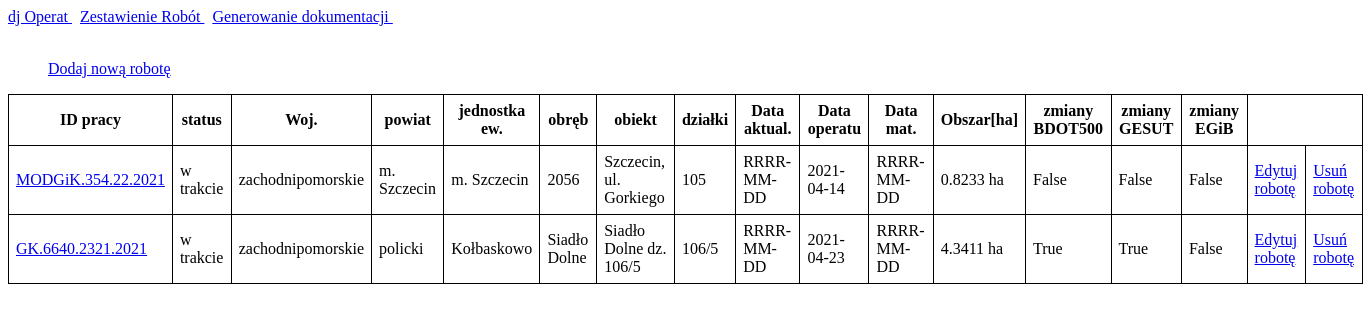
The app's page /zestawienie, older data.
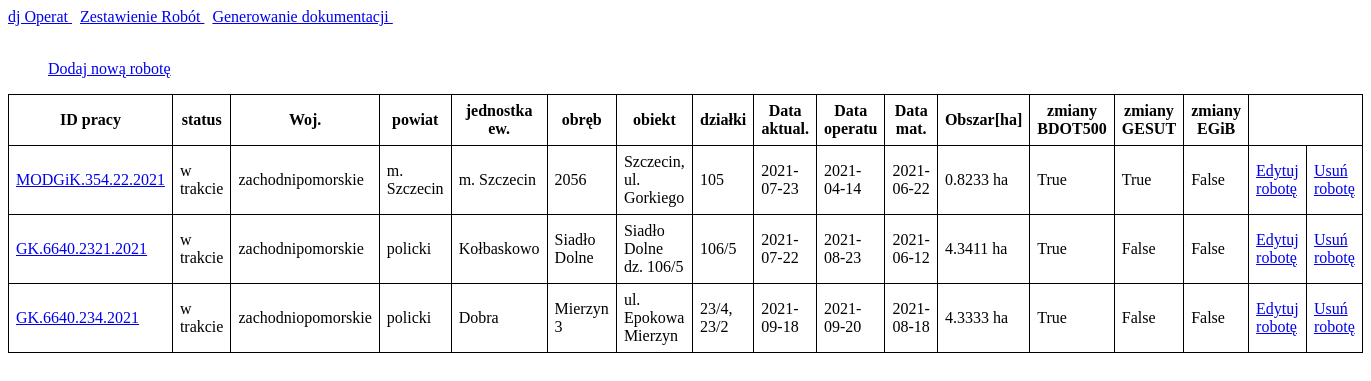
The same page, newer data.
### operat/models.py (models this page shows, shortened)
class Robota(models.Model):
    idpracy=models.CharField(max_length=25, null=True, default='XX.6640.XXXX.RRRR')
    wojew=models.CharField(max_length=50, null=True, default='zachodniopomorskie')
    powiat=models.CharField(max_length=50, null=True)
    jew=models.CharField(max_length=50, null=True)
    obr=models.CharField(max_length=50, null=True)
    obiekt=models.CharField(max_length=100, null=True)
    dzialki=models.CharField(max_length=50, null=True)
    data_aktu=models.CharField(max_length=10, null=True, default='RRRR-MM-DD')
    data_mat=models.CharField(max_length=10, null=True, default='RRRR-MM-DD')
    zmianaBDOT=models.BooleanField(default=False, null=True)
    zmianaGESUT=models.BooleanField(default=False, null=True)
    zmianaEGIB=models.BooleanField(default=False, null=True)
    data_operat=models.CharField(max_length=10, null=True)
    obszar=models.CharField(max_length=50, null=True)
    status=models.CharField(max_length=10, null=True, default='w trakcie')

### operat/views.py (the view)
# urls.py: path('zestawienie', views.zestawienie, name='zestawienie'),
def zestawienie(request):
    listaRobot = Robota.objects.order_by('data_operat')[:10]
    context={
        "listaRobot": listaRobot,
    }
    return render(request, 'operat/zestawienie.html', context)

### operat/templates/operat/zestawienie.html (shortened to what this page needs)
{% load static %}
<!DOCTYPE html>
<html lang="en">
<head>
    <link rel="stylesheet" href="{% static 'operat/styles/styles.css' %}"/>
</head>
<body>
<nav>
    <a href="/" >dj Operat </a>  &nbsp
    <a href="/zestawienie" > Zestawienie Robót </a> &nbsp
    <a href="/generowanie" > Generowanie dokumentacji </a> &nbsp
</nav>
<BR>
<main>
    <ul><a href="/nowa">Dodaj nową robotę</a></ul>
    {% if listaRobot %}
        <table>
        <tr><th>ID pracy</th><th>status</th><th>Woj.</th><th>powiat</th>
        <th>jednostka ew.</th><th>obręb</th><th>obiekt</th><th>działki</th>
        <th>Data aktual.</th><th>Data operatu</th><th>Data mat.</th><th>Obszar[ha]</th>
        <th>zmiany BDOT500</th><th>zmiany GESUT</th><th>zmiany EGiB</th>
        </tr>
        {% for lista in listaRobot %}
            <tr>
                <td><a href="{{lista.id}}/">{{ lista.idpracy }}</a></td>
                <td>{{lista.status}}</td>
                <td>{{lista.wojew}}</td>
                <td>{{lista.powiat}}</td>
                <td>{{lista.jew}}</td>
                <td>{{lista.obr}}</td>
                <td>{{lista.obiekt}}</td>
                <td>{{lista.dzialki}}</td>
                <td>{{lista.data_aktu}}</td>
                <td>{{lista.data_operat}}</td>
                <td>{{lista.data_mat}}</td>
                <td>{{lista.obszar}}</td>
                <td>{{lista.zmianaBDOT}}</td>
                <td>{{lista.zmianaGESUT}}</td>
                <td>{{lista.zmianaEGIB}}</td>
                <td><a href="/{{lista.id}}/edycja">Edytuj robotę</a></td>
                <td><a href="/{{lista.id}}/usuniecie">Usuń robotę</a></td>
            </tr>
        {% endfor %}
        </table>
    {% else %}
        <p>Brak prac geodezyjnych.</p>
    {% endif %}
</main>
</body>
</html>

Row changes from the older to the newer data that the page shows:
changed Robota "MODGiK.354.22.2021": data_aktu "RRRR-MM-DD" → "2021-07-23"; data_mat "RRRR-MM-DD" → "2021-06-22"; zmianaBDOT "False" → "True"; zmianaGESUT "False" → "True"
changed Robota "GK.6640.2321.2021": data_aktu "RRRR-MM-DD" → "2021-07-22"; data_operat "2021-04-23" → "2021-08-23"; data_mat "RRRR-MM-DD" → "2021-06-12"; zmianaGESUT "True" → "False"
added Robota: idpracy "GK.6640.234.2021", status "w trakcie", wojew "zachodniopomorskie", powiat "policki", jew "Dobra", obr "Mierzyn 3", obiekt "ul. Epokowa Mierzyn", dzialki "23/4, 23/2", data_aktu "2021-09-18", data_operat "2021-09-20", data_mat "2021-08-18", obszar "4.3333 ha", zmianaBDOT "True", zmianaGESUT "False", zmianaEGIB "False"
